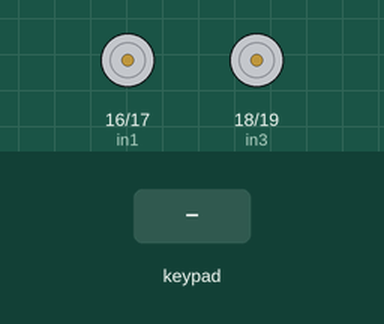
A sketch run on a simulated ESP32. Shown: motor-driver pin pairs drawn as motors (green arrow = first pin HIGH = forward, orange = second pin HIGH = backward, longer = more drive). The test bench sets the inputs (shaded band). Nothing arrives over Bluetooth unless stated; what the sketch prints to the serial monitor is not drawn.

Above: at 1.2 s.
1.3 s: key 'U' pressed
At 1.8 s:
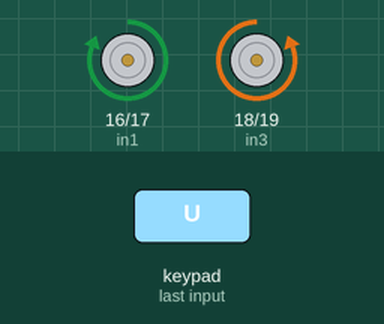
2.8 s: key 'D' pressed
At 3.8 s:
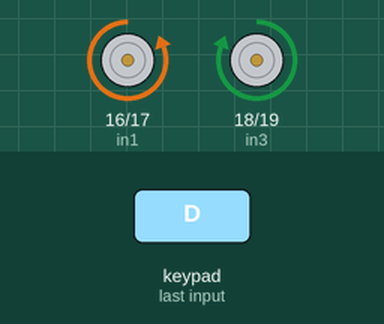
4.3 s: key 'L' pressed
At 5.3 s:
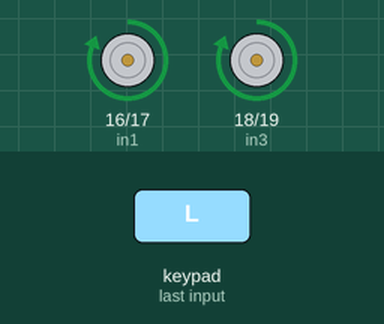
5.8 s: key 'R' pressed
At 6.6 s:
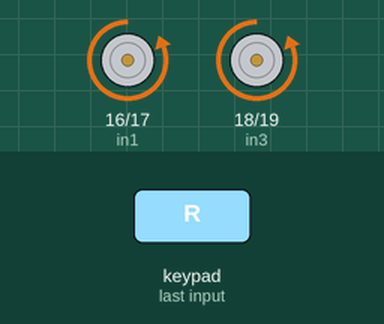
7.3 s: key 'S' pressed
At 8.0 s:
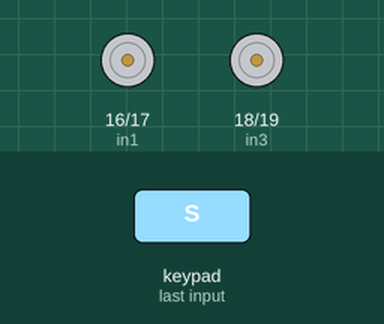
Timing chart, 0 to 9.8 s (numbered marks = the images above; inputs shaded):
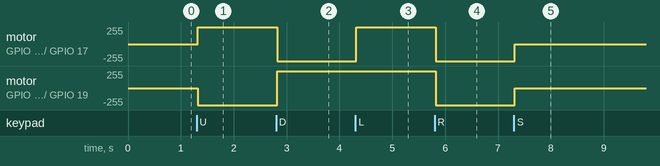

Measured:
- after the input at 1.3 s, motor on GPIO 16 (in1) / GPIO 17 (in2): stopped → forward 255/255 at once; motor on GPIO 18 (in3) / GPIO 19 (in4): stopped → backward 255/255 at once
- after the input at 2.8 s, motor on GPIO 16 (in1) / GPIO 17 (in2): forward 255/255 → backward 255/255 at once; motor on GPIO 18 (in3) / GPIO 19 (in4): backward 255/255 → forward 255/255 at once
- after the input at 4.3 s, motor on GPIO 16 (in1) / GPIO 17 (in2): backward 255/255 → forward 255/255 at once
- after the input at 5.8 s, motor on GPIO 16 (in1) / GPIO 17 (in2), motor on GPIO 18 (in3) / GPIO 19 (in4): forward 255/255 → backward 255/255 at once
- after the input at 7.3 s, motor on GPIO 16 (in1) / GPIO 17 (in2), motor on GPIO 18 (in3) / GPIO 19 (in4): backward 255/255 → stopped at once

The sketch:

RobotCode.ino
```cpp
#include <ps5Controller.h>

/*struct Encoder {      //don't need position feedback from wheel motors
  const int chanA;
  const int chanB;
  long pos;
}*/

//void setMotor(int pwm, int in1, int in2, int in3, int in4); //used different voids

/*int   led1 = 15;
int   led2 = 16;      //not using leds
int   led3 = 17;
int   led4 = 18;
int   led5 = 19;
int   led6 = 21;
int   led7 = 22;
int   led8 = 23;     */

const int cNumMotors = 2;
//const int cIN1Pin = 16;
//const int cIN2Pin = 17;
//const int cIN3Pin = 18;
//const int cIN4Pin = 19;
const int cPWMRes = 8;
const int cMinPWM = 0;
const int cMaxPWM = pow(2, cPWMRes) - 1;
const int cPWMFreq = 20000;
const int cCountsRev = 1096;
const int cMaxChange = 13;
/*const float kp = 1.5;                     //don't need proportional gains or location feedback from wheel motors
const float ki = 0.2;
const float kd = 0.8;*/

const int in1 = 16;
const int in2 = 17;
const int in3 = 18;
const int in4 = 19;

//int speed1 = 0;                 //might implement speed if we change to using the joysticks
//int speed2 = 0;                 //using the joysticks would include relating the speed input range
                                  //to the joystick input range

//Encoder enconder[] = {{25, 26, 0}, {32, 33, 0}};

long target[] = {0, 0};             //probably won't need this section or the encoder line above
long lastEncoder[] = {0, 0};
float targetF[] = {0.0, 0.0};
int driveDir = 1;

/*void notify()
{
  digitalWrite(in1, ps5.Up());        //needed to connect direction of the robot to ps5 buttons
  digitalWrite(in2, ps5.Down());      //not ps5 buttons to specific inputs
  digitalWrite(in3, ps5.Left());
  digitalWrite(in4, ps5.Right());     //future note: could change it to this if needed, just harder to control

  /*digitalWrite(led1, ps5.Left());
  digitalWrite(led2, ps5.Down());
  digitalWrite(led3, ps5.Right());
  digitalWrite(led4, ps5.Up());

  digitalWrite(led5, ps5.Square());
  digitalWrite(led6, ps5.Cross());
  digitalWrite(led7, ps5.Circle());
  digitalWrite(led8, ps5.Triangle());
}*/

void onConnect()
{
  Serial.println("Connected!.");
}

void onDisConnect()
{
  Serial.println("Disconnected!.");
}

void setUpPinModes()
{
  pinMode(in1, OUTPUT);
  pinMode(in2, OUTPUT);
  pinMode(in3, OUTPUT);
  pinMode(in4, OUTPUT);

  /*pinMode(led5, OUTPUT);
  pinMode(led6, OUTPUT);
  pinMode(led7, OUTPUT);
  pinMode(led8, OUTPUT); */
}

void setup()
{
  setUpPinModes();
  Serial.begin(115200);

  /*ledcAttach(in1, cPWMFreq, cPWMRes); //don't need this and the digitalWrite commands
  ledcAttach(in2, cPWMFreq, cPWMRes);
  ledcAttach(in3, cPWMFreq, cPWMRes);
  ledcAttach(in4, cPWMFreq, cPWMRes);*/

  //ps5.attach(notify);              //might need to use ps5.attach for the direction voids
  ps5.attachOnConnect(onConnect);
  ps5.attachOnDisconnect(onDisConnect);
  ps5.begin("D0:BC:C1:09:BF:B9");           //will have to change this based on the mac address of ps5 controller
  while (ps5.isConnected() == false)
  {
    Serial.println("PS5 controller not found");
    delay(300);
  }
  Serial.println("Ready.");
}

void stationary(){
  digitalWrite(in1, LOW);
  digitalWrite(in2, LOW);
  digitalWrite(in3, LOW);
  digitalWrite(in4, LOW);
}

void left() {
  digitalWrite(in1, HIGH);
  digitalWrite(in2, LOW);
  digitalWrite(in3, HIGH);
  digitalWrite(in4, LOW);
}

void forward() {
  digitalWrite(in1, HIGH);
  digitalWrite(in2, LOW);
  digitalWrite(in3, LOW);
  digitalWrite(in4, HIGH);
}

void backward() {
  digitalWrite(in1, LOW);
  digitalWrite(in2, HIGH);
  digitalWrite(in3, HIGH);
  digitalWrite(in4, LOW);
}

void right() {
  digitalWrite(in1, LOW);
  digitalWrite(in2, HIGH);
  digitalWrite(in3, LOW);
  digitalWrite(in4, HIGH);
}


void loop() {
  if (ps5.isConnected() == true){
    while (ps5.isConnected() == true){


  if (ps5.Up()) {
    forward();
  }
   if (ps5.Down()) {
    backward();
  }
  if (ps5.Left()) {
    left();
  }
  if (ps5.Right()) {
  right();
}
  if (ps5.Square()) {
    stationary();
  }


  }if (ps5.Up() == HIGH) {
    forward();
  }
   if (ps5.Down() == HIGH) {
    backward();
  }
  if (ps5.Left() == HIGH) {
    left();
  }
  if (ps5.Right() == HIGH) {
  right();
}
  if (ps5.Square() == HIGH){
    stationary();
  }
  }


  /*forward();
  delay(1000);*/
}
```
